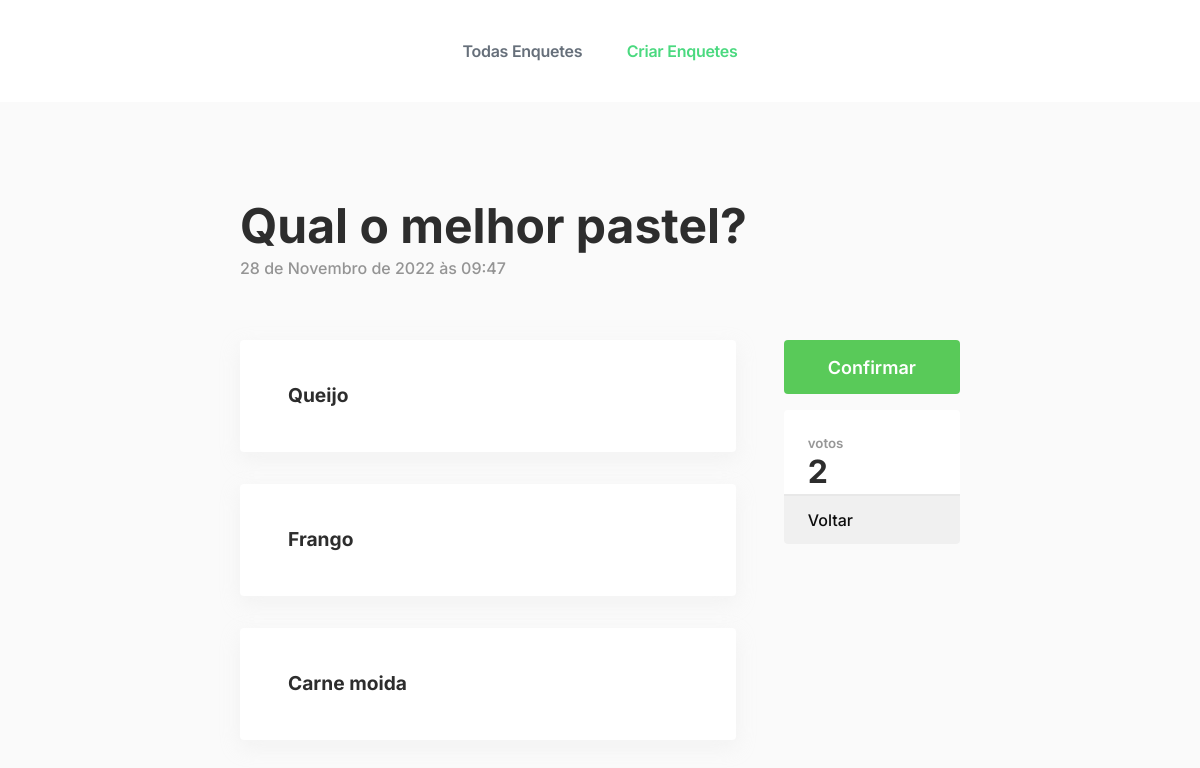
/enquetes/6/, run on the app's committed database.
### mysite/enquetes/models.py (models this page shows, shortened)
class Question(models.Model):
    question_text = models.CharField(max_length=200)
    pub_date = models.DateTimeField('date published',default=timezone.now())
    all_votes = models.IntegerField(default=0)
    category = models.CharField(max_length=100, default="")

class Choice(models.Model):
    question = models.ForeignKey(Question, on_delete=models.CASCADE)
    choice_text = models.CharField(max_length=200)
    votes = models.IntegerField(default=0)

### mysite/enquetes/views.py (the view)
# urls.py: path('<int:pk>/', views.DetailView.as_view(), name='detail'),
class DetailView(generic.DetailView):
    model = Question
    template_name = 'enquetes/detail.html'

### mysite/enquetes/templates/enquetes/detail.html (shortened to what this page needs)
<!DOCTYPE html>
<html>
<head>
    {% load static %}
    <link rel="stylesheet" href="{% static 'enquetes/style_detail.css' %}">
    <link rel="stylesheet" href="{% static 'enquetes/nav.css' %}">
    <link rel="stylesheet" href="{% static 'enquetes/colors.css' %}">
</head>
<body>
    <nav class="nav">
        <div class="nav-center">
            <a href="{% url 'enquetes:index' %}" class="nav--link colorGrey">Todas Enquetes</a>
            <a href="{% url 'enquetes:create' %}" class="nav--link colorGreen">Criar Enquetes</a>
        </div>
    </nav>
    <main class="main">
        <section class="main-section">
            <form action="{% url 'enquetes:vote' question.id %}" method="post">
                <header>
                    <h1 class="title">{{ question.question_text }}</h1>
                    <p class="subtitle">{{ question.pub_date }}</p>
                </header>
                <div class="div">
                    <main>
                        {% for choice in question.choice_set.all %}
                        <div class="choice" onclick="choice({{ forloop.counter }})">
                            <label for="choice{{ forloop.counter }}">{{ choice.choice_text }}</label>
                        </div>
                        {% endfor %}
                    </main>
                    <aside>
                        <input class="submitbutton" type="submit" value="Confirmar">
                        <div class="votes">
                            <div class="div_votes">
                                <p>votos</p>
                                <h1>{{ question.all_votes }}</h1>
                            </div>
                            <a href="{% url 'enquetes:index' %}">
                                <div class="div_back">
                                    <p>Voltar</p>
                                </div>
                            </a>
                        </div>
                    </aside>
                </div>
            </form>
        </section>
    </main>
</body>
</html>

### mysite/enquetes/static/enquetes/style_detail.css (style rules this page uses)
.main-section { width: 60%; }
.main header { display: flex; gap: 10px; flex-direction: column; margin-bottom: 4em; }
.main header .title { font-size: -webkit-xxx-large; font-weight: 700; margin: 0; }
.main header .subtitle { font-weight: 500; color: #0d0d0d6e; margin: 0; }
.main .div { display: flex; flex-direction: row; justify-content: space-between; gap: 3em; }
.main .div main { display: flex; flex-direction: column; gap: 2em; width: 100%; }
.main .div main .choice { height: 7em; border-radius: 4px; background: white; box-shadow: #dedede47 0px 7px 20px 0px; padding: 0em 3em; display: flex; align-items: center; flex-direction: row; justify-content: flex-start; cursor: pointer; }
.main .div main .choice label { font-size: larger; font-weight: 700; }
.main .div aside { width: 16em; display: flex; flex-direction: column; gap: 1em; }
.main .div aside .submitbutton { width: 100%; height: 3em; background: #59ca59; color: white; font-family: inter, sans-serif; font-weight: 600; font-size: large; border: none; border-radius: 4px; cursor: pointer; }
.main .div aside .votes { width: 100%; background: #ffffff; border-radius: 4px; }
.main .div aside .votes .div_votes { border-bottom: solid 2px #e8e8e8; padding: 0px 1.5em; display: flex; flex-direction: column; justify-content: flex-end; }
.main .div aside .votes .div_votes p { margin: 0; padding-top: 2em; font-weight: 600; font-size: smaller; color: #0d0d0d6e; }
.main .div aside .votes .div_votes h1 { margin: 6px 0px; font-size: xx-large; }
.main .div aside .votes .div_back { height: 3em; font-weight: 500; border: none; border-radius: 0 0 4px 4px; cursor: pointer; display: flex; justify-content: flex-start; align-items: center; padding: 0px 1.5em; background: #f0f0f0; }
a { text-decoration: none; color: #0d0d0d; }

### mysite/enquetes/static/enquetes/nav.css (style rules this page uses)
body { -webkit-font-smoothing: antialiased; background-color: #FAFAFA; color: #2D2D2D; font-family: 'Inter', sans-serif; line-height: 1; word-wrap: break-word; margin: 0; padding: 0; transition: background-color 0.5s ease; overflow-x: hidden; }
.nav { float: left; width: -webkit-fill-available; background-color: #FFF; padding: 27px 25px; height: 48px; }
.nav-center { position: absolute; left: 50%; width: 400px; margin-left: -200px; text-align: center; }
.nav--link { font-size: 16px; font-weight: 600; letter-spacing: -0.26px; line-height: 16px; text-decoration: none solid rgb(102, 111, 122); text-align: center; word-spacing: 0px; padding: 16px; display: inline-block; margin: 0px 4px; }
.main { float: left; width: 100%; padding: 100px 0px; display: flex; justify-content: center; }

### mysite/enquetes/static/enquetes/colors.css (style rules this page uses)
.colorGreen { color: #4AD97F; }
.colorGrey { color: #666F7A; }
a { transition: background 0.5s ease, color 0.5s ease; }

### data on the page
Question: question_text "Qual o melhor pastel?", pub_date "28 de Novembro de 2022 às 09:47", all_votes "2"
Choice: choice_text "Queijo"
Choice: choice_text "Frango"
Choice: choice_text "Carne moida"
